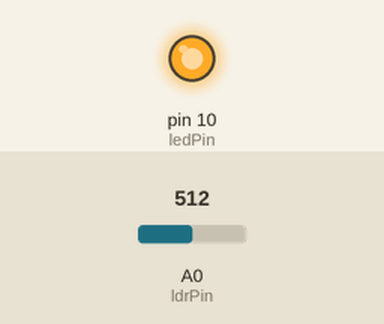
Simulated run of this sketch. Board: Arduino Uno, built with avr-gcc and run on an emulated ATmega328P. Shown: output pins drawn as LEDs (lit = HIGH). The test bench sets the inputs (shaded band); at power-on: A0 (ldrPin) = 512.

Above: at 1.2 s.
1.3 s: A0 (ldrPin) set to 96
2.8 s: A0 (ldrPin) set to 84
At 3.3 s:
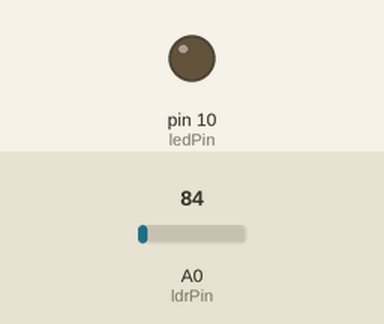
4.3 s: A0 (ldrPin) set to 100
At 5.5 s:
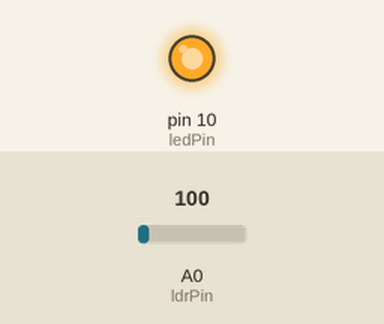
5.8 s: A0 (ldrPin) set to 80
At 6.8 s:
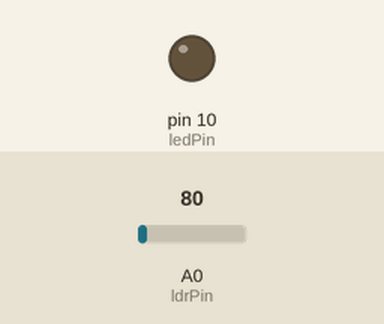
Timing chart, 0 to 8.3 s (numbered marks = the images above; inputs shaded):
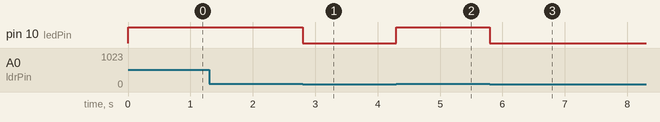

Measured:
- the behaviour switches between 91 and 90 on A0 (ldrPin) (found by bisection; images 0 and 1)
- after the input at 1.3 s, every drawn part: stays the same
- after the input at 2.8 s, pin 10 (ledPin): HIGH → LOW at once
- after the input at 4.3 s, pin 10 (ledPin): LOW → HIGH at once
- after the input at 5.8 s, pin 10 (ledPin): HIGH → LOW at once

The sketch:

LDR_Analog_Sensor.ino
```cpp
const int ledPin = 10; // digital pin 10

const int ldrPin = A0; // analog pin A0

void setup() {

pinMode(ledPin, OUTPUT);

pinMode(ldrPin, INPUT);

}

void loop() {

int ldrStatus = analogRead(ldrPin);

if (ldrStatus <= 90) {

digitalWrite(ledPin, LOW);


} else {

digitalWrite(ledPin, HIGH);

}

}
```
